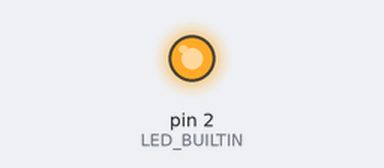
The sketch below on a simulated Arduino Uno, built with avr-gcc and run on an emulated ATmega328P. On the bench: output pins drawn as LEDs (lit = HIGH). What the sketch prints to the serial monitor is not drawn.

Above: at 0.1 s.
Timing chart, 0 to 1.6 s (numbered marks = the images above):
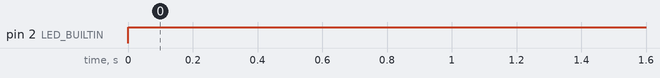

Measured:
- by itself, pin 2 (LED_BUILTIN): LOW → HIGH at 0.00 s

The sketch:

CAN_read.ino
```cpp
#include <SPI.h>
#include <mcp2515.h>
#define LED_BUILTIN 2

struct can_frame canMsg;
MCP2515 mcp2515(5);


void setup() {
  pinMode(LED_BUILTIN, OUTPUT);
  Serial.begin(115200);

  mcp2515.reset();
  mcp2515.setBitrate(CAN_1000KBPS);
  mcp2515.setNormalMode();

  Serial.println("------- CAN Read ----------");
  Serial.println("ID  DLC   DATA");
}

void loop() {
  digitalWrite(LED_BUILTIN, HIGH);
  delay(500);
  if (mcp2515.readMessage(&canMsg) == MCP2515::ERROR_OK) {
    digitalWrite(LED_BUILTIN, LOW);
    delay(500);
    digitalWrite(LED_BUILTIN, HIGH);
    delay(500);

    Serial.print(canMsg.can_id, HEX); // print ID
    Serial.print(" ");
    Serial.print(canMsg.can_dlc, HEX); // print DLC
    Serial.print(" ");
    digitalWrite(LED_BUILTIN, LOW);
    delay(500);


    for (int i = 0; i<canMsg.can_dlc; i++)  {  // print the data
      Serial.print(canMsg.data[i],HEX);
      Serial.print(" ");
    }

    Serial.println();
  }
}
```
